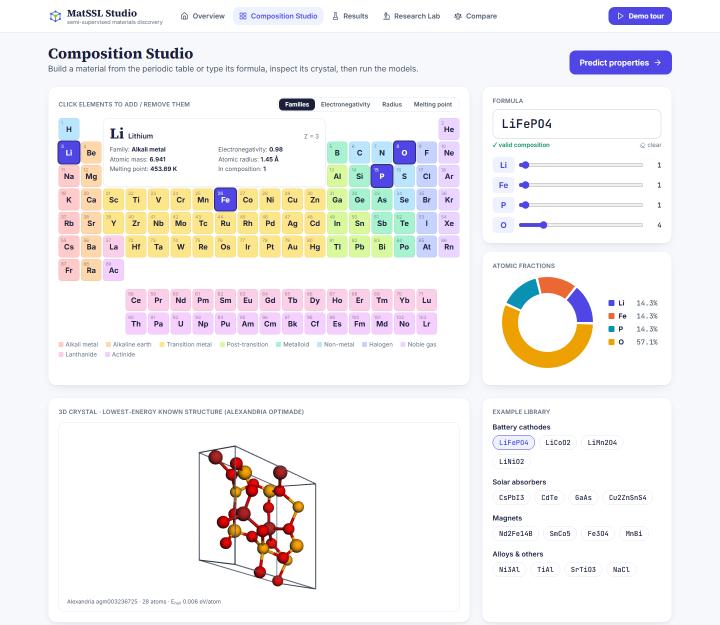
#> input picture report/figures/screenshots/02_editor.png, 1440 x 1250 px (shown at 1/2 size)
$ python crop_shots.py
#> lines starting #> are read from the running program, lines starting #| are printed output that depends on the picture
"""Crop the full-page app screenshots (report/figures/screenshots, 1440 px wide) into
slide-sized views for the deck. Run after report/screenshots.sh:
    uv run python presentation/crop_shots.py
"""

from pathlib import Path

from PIL import Image

SHOTS = Path(__file__).resolve().parents[1] / "report" / "figures" / "screenshots"
OUT = SHOTS / "deck"

# name: (source, top, bottom) in source pixels; full width is kept
CROPS = {
    "studio": ("02_editor.png", 70, 780),
    "results": ("05_analyze.png", 70, 1045),
    "explain": ("05_analyze.png", 1060, 1915),
    "lab_ssl": ("07_lab_ssl.png", 240, 925),
    "lab_models": ("08_lab_models.png", 240, 925),
    "compare": ("11_compare.png", 70, 770),
}


def main() -> None:
    OUT.mkdir(parents=True, exist_ok=True)
    for name, (src, top, bottom) in CROPS.items():
        f = SHOTS / src
        if not f.exists():
            print("missing", f.name)
            continue
        im = Image.open(f).convert("RGB")
#> im is the input picture: PIL image 1440x1250 RGB; mean R, G, B 242.5, 240.2, 241
        im.crop((0, top, im.width, min(bottom, im.height))).save(OUT / f"{name}.png")
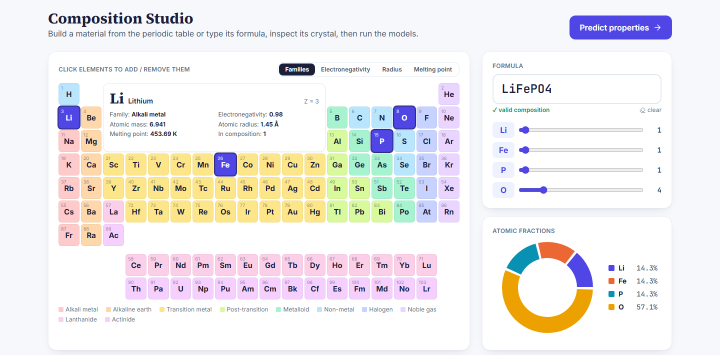
#> saved as studio.png: PIL image 1440x710 RGB (shown at 1/2 size); mean R, G, B 239.3, 236.7, 236.8
        print("wrote", name)
#> pass 2 of the loop in main, `for name, (src, top, bottom) in CROPS.items():`:
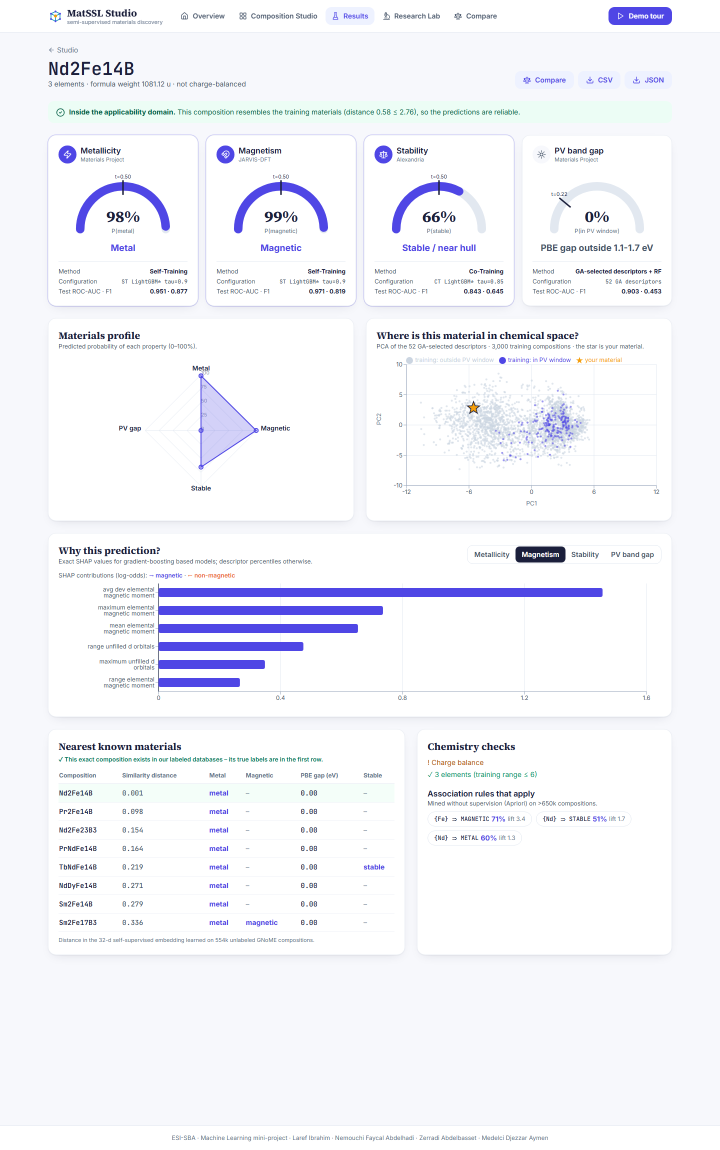
#> input picture report/figures/screenshots/05_analyze.png, 1440 x 2300 px (shown at 1/2 size)
#> in main, im is the input picture: PIL image 1440x2300 RGB; mean R, G, B 243.6, 244.5, 249.8
#> in main, `im.crop((0, top, im.width, min(bottom, im.height))).save(OUT / f"{name..`:
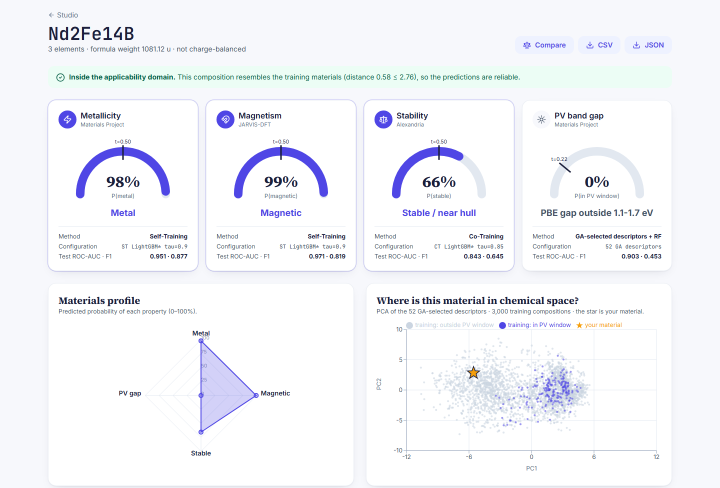
#> saved as results.png: PIL image 1440x975 RGB (shown at 1/2 size); mean R, G, B 243.8, 245, 249.3


if __name__ == "__main__":
    main()
